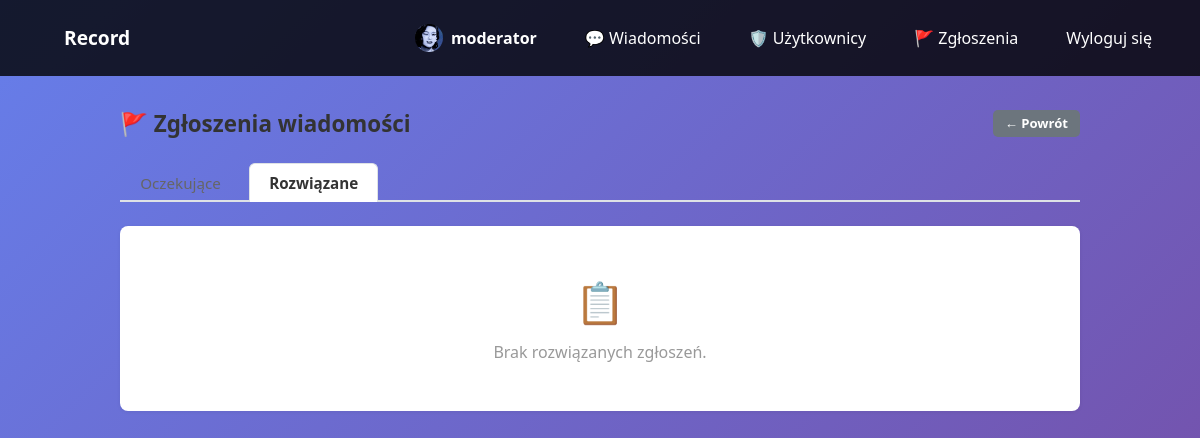
/reports/?tab=resolved (signed in), run on an earlier commit of the app's database.
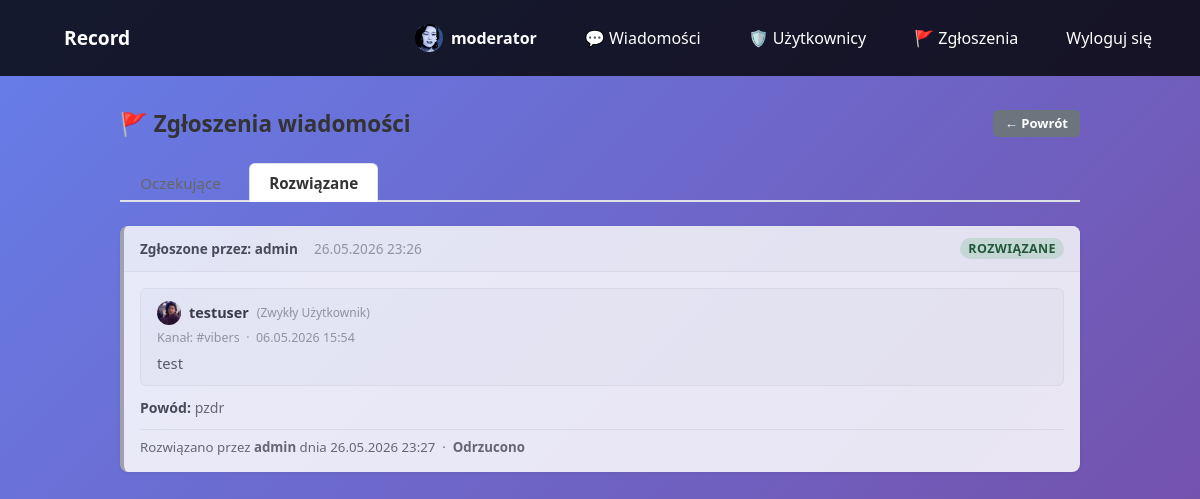
And on a later commit of the database.
### record_app/models.py (models this page shows, shortened)
class Report(models.Model):
    STATUS_CHOICES = [
        ('pending', 'Oczekujące'),
        ('resolved', 'Rozwiązane'),
    ]
    ACTION_CHOICES = [
        ('delete_message', 'Usunięto wiadomość'),
        ('ban_user', 'Zablokowano użytkownika'),
        ('dismissed', 'Odrzucono'),
    ]
    message = models.ForeignKey(Message, on_delete=models.SET_NULL, null=True, blank=True, related_name='reports')
    message_author = models.ForeignKey(User, on_delete=models.SET_NULL, null=True, blank=True, related_name='received_reports')
    message_preview = models.TextField(blank=True)
    reported_by = models.ForeignKey(User, on_delete=models.SET_NULL, null=True, blank=True, related_name='submitted_reports')
    reason = models.TextField(blank=True)
    created_at = models.DateTimeField(auto_now_add=True)
    status = models.CharField(max_length=10, choices=STATUS_CHOICES, default='pending')
    resolved_by = models.ForeignKey(User, on_delete=models.SET_NULL, null=True, blank=True, related_name='resolved_reports')
    resolved_at = models.DateTimeField(null=True, blank=True)
    action_taken = models.CharField(max_length=20, choices=ACTION_CHOICES, blank=True)
    class Meta:
        verbose_name = 'Zgłoszenie'
        verbose_name_plural = 'Zgłoszenia'
        ordering = ['-created_at']
        unique_together = ('message', 'reported_by')

class User(AbstractUser):
    ROLE_CHOICES = [
        ('user', 'Zwykły Użytkownik'),
        ('moderator', 'Moderator'),
        ('admin', 'Administrator'),
    ]
    role = models.CharField(
        max_length=10,
        choices=ROLE_CHOICES,
        default='user'
    )
    is_banned = models.BooleanField(default=False)
    description = models.TextField(blank=True, null=True)
    avatar = models.ImageField(upload_to='avatars/', blank=True, null=True)
    @property
    def avatar_url(self):
        if self.avatar:
            return self.avatar.url
        return f'{settings.MEDIA_URL}avatars/default_pfp.jpg'
    class Meta:
        verbose_name = 'Użytkownik'
        verbose_name_plural = 'Użytkownicy'

class Message(models.Model):
    channel = models.ForeignKey(Channel, on_delete=models.CASCADE, related_name='messages')
    author = models.ForeignKey(User, on_delete=models.CASCADE, related_name='messages')
    content = models.TextField()
    image = models.ImageField(upload_to='messages/', blank=True, null=True)
    audio = models.FileField(upload_to='messages_audio/', blank=True, null=True)
    created_at = models.DateTimeField(auto_now_add=True)
    updated_at = models.DateTimeField(auto_now=True)
    class Meta:
        verbose_name = 'Wiadomość'
        verbose_name_plural = 'Wiadomości'
        ordering = ['created_at']

class Channel(models.Model):
    CHANNEL_TYPE_CHOICES = [
        ('text', 'Kanał tekstowy'),
        ('voice', 'Kanał głosowy'),
    ]
    name = models.CharField(max_length=100)
    description = models.TextField(blank=True, null=True)
    channel_type = models.CharField(
        max_length=10,
        choices=CHANNEL_TYPE_CHOICES,
        default='text'
    )
    is_public = models.BooleanField(default=True)
    created_by = models.ForeignKey(User, on_delete=models.CASCADE, related_name='created_channels')
    created_at = models.DateTimeField(auto_now_add=True)
    updated_at = models.DateTimeField(auto_now=True)
    class Meta:
        verbose_name = 'Kanał'
        verbose_name_plural = 'Kanały'
        ordering = ['created_at']

### record_app/views.py (the view)
# urls.py: path('reports/', views.reports_list_view, name='reports_list'),
@login_required(login_url='login')
def reports_list_view(request):
    if request.user.role not in ['admin', 'moderator']:
        messages.error(request, "Nie masz uprawnień.")
        return redirect('home')
    tab = request.GET.get('tab', 'pending')
    if tab == 'resolved':
        reports = Report.objects.filter(status='resolved').select_related(
            'message', 'message__channel', 'message_author', 'reported_by', 'resolved_by'
        )
    else:
        tab = 'pending'
        reports = Report.objects.filter(status='pending').select_related(
            'message', 'message__channel', 'message_author', 'reported_by'
        )
    return render(request, 'record_app/reports.html', {
        'reports': reports,
        'tab': tab,
    })

### record_app/context_processors.py (called while the page is built)
def pending_reports(request):
    if request.user.is_authenticated and request.user.role in ('admin', 'moderator'):
        count = Report.objects.filter(status='pending').count()
        return {'pending_reports_count': count}
    return {'pending_reports_count': 0}

### record_app/templates/record_app/reports.html (shortened to what the changed rows need)
{% extends "record_app/base.html" %}
{% load static %}
{% block extra_css %}
<link rel="stylesheet" href="{% static 'css/reports.css' %}">
{% endblock %}
{% block content %}
<div class="reports-wrapper">
    <div class="reports-content">
        <div class="reports-header">
            <h2>🚩 Zgłoszenia wiadomości</h2>
        </div>
        {% if reports %}
        <div class="report-list">
            {% for report in reports %}
            <div class="report-card {% if report.status == 'resolved' %}resolved{% endif %}">
                <div class="report-card-header">
                    <div class="report-meta">
                        <span class="report-reporter">
                            Zgłoszone przez: {{ report.reported_by.username|default:"(usunięty)" }}
                        </span>
                        <span class="report-date">{{ report.created_at|date:"d.m.Y H:i" }}</span>
                    </div>
                    <span class="report-status-badge {% if report.status == 'pending' %}report-status-pending{% else %}report-status-resolved{% endif %}">
                        {% if report.status == 'pending' %}Oczekujące{% else %}Rozwiązane{% endif %}
                    </span>
                </div>
                <div class="report-card-body">
                    <div class="report-message-box">
                        <div class="report-message-author">
                            {% if report.message_author %}
                            <img src="{{ report.message_author.avatar_url }}" alt="{{ report.message_author.username }}" width="24" height="24">
                            {{ report.message_author.username }}
                            <small style="color:#999;font-weight:400;">({{ report.message_author.get_role_display }})</small>
                            {% else %}
                            <span style="color:#aaa;">(usunięty użytkownik)</span>
                            {% endif %}
                        </div>
                        {% if report.message %}
                        <div class="report-message-channel">
                            Kanał: #{{ report.message.channel.name }}
                            &nbsp;·&nbsp; {{ report.message.created_at|date:"d.m.Y H:i" }}
                        </div>
                        {% if report.message.content %}
                        <div class="report-message-content">{{ report.message.content }}</div>
                        {% endif %}
                        {% endif %}
                    </div>
                    {% if report.reason %}
                    <div class="report-reason">
                        <span class="report-reason-label">Powód:</span> {{ report.reason }}
                    </div>
                    {% else %}
                    <div class="report-reason" style="color:#bbb;">Brak podanego powodu.</div>
                    {% endif %}
                    {% if report.status == 'pending' %}
                    <div class="report-actions">
                        {% if report.message %}
                        <form method="post" action="{% url 'resolve_report' report.id %}"
                              onsubmit="return confirm('Usunąć tę wiadomość i zamknąć zgłoszenie?');">
                            {% csrf_token %}
                            <input type="hidden" name="action" value="delete_message">
                            <button type="submit" class="btn btn-danger btn-sm">🗑️ Usuń wiadomość</button>
                        </form>
                        {% endif %}
                        {% if report.message_author and not report.message_author.is_banned %}
                        {% if report.message_author.role != 'admin' %}
                        {% if request.user.role == 'admin' or report.message_author.role == 'user' %}
                        <form method="post" action="{% url 'resolve_report' report.id %}"
                              onsubmit="return confirm('Zablokować użytkownika {{ report.message_author.username|default:'' }} i zamknąć zgłoszenie?');">
                            {% csrf_token %}
                            <input type="hidden" name="action" value="ban_user">
                            <button type="submit" class="btn btn-warning btn-sm">🔨 Zablokuj użytkownika</button>
                        </form>
                        {% endif %}
                        {% endif %}
                        {% endif %}
                        <form method="post" action="{% url 'resolve_report' report.id %}">
                            {% csrf_token %}
                            <input type="hidden" name="action" value="dismiss">
                            <button type="submit" class="btn btn-success btn-sm">✓ Odrzuć zgłoszenie</button>
                        </form>
                    </div>
                    {% else %}
                    <div class="report-resolution">
                        Rozwiązano przez <strong>{{ report.resolved_by.username|default:"?" }}</strong>
                        dnia {{ report.resolved_at|date:"d.m.Y H:i" }}
                        &nbsp;·&nbsp;
                        <strong>{{ report.get_action_taken_display }}</strong>
                    </div>
                    {% endif %}
                </div>
            </div>
            {% endfor %}
        </div>
        {% else %}
        <div class="reports-empty">
            <div class="reports-empty-icon">
                {% if tab == 'pending' %}✅{% else %}📋{% endif %}
            </div>
            <p>
                {% if tab == 'pending' %}
                Brak oczekujących zgłoszeń.
                {% else %}
                Brak rozwiązanych zgłoszeń.
                {% endif %}
            </p>
        </div>
        {% endif %}
    </div>
</div>
{% endblock %}

What changed in the data, as far as the page shows it:
added Report: reported_by.username "admin", created_at "26.05.2026 23:26", status "ROZWIĄZANE", message_author.avatar_url (picture), message_author.username "testuser", message_author.role "Zwykły Użytkownik", message.channel.name "vibers", message.created_at "06.05.2026 15:54", message.content "test", reason "pzdr", resolved_by.username "admin", resolved_at "26.05.2026 23:27", action_taken "Odrzucono"
Also different on the page:
text no longer shown: "📋 Brak rozwiązanych zgłoszeń."
